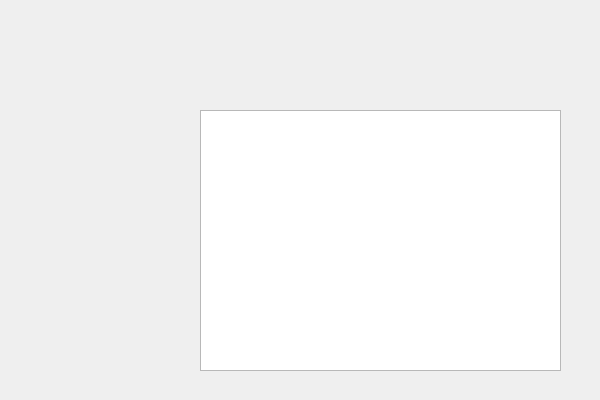
<?xml version="1.0" encoding="UTF-8"?>
<ui version="4.0">
 <class>QasTleDBClass</class>
 <widget class="QWidget" name="QasTleDBClass">
  <property name="geometry">
   <rect>
    <x>0</x>
    <y>0</y>
    <width>600</width>
    <height>400</height>
   </rect>
  </property>
  <property name="windowTitle">
   <string>QasTleDB</string>
  </property>
  <widget class="QTableView" name="tableWidget">
   <property name="enabled">
    <bool>true</bool>
   </property>
   <property name="geometry">
    <rect>
     <x>200</x>
     <y>110</y>
     <width>361</width>
     <height>261</height>
    </rect>
   </property>
   <property name="dragDropMode">
    <enum>QAbstractItemView::DragDrop</enum>
   </property>
   <property name="defaultDropAction">
    <enum>Qt::CopyAction</enum>
   </property>
   <property name="alternatingRowColors">
    <bool>true</bool>
   </property>
   <property name="showGrid">
    <bool>true</bool>
   </property>
   <property name="gridStyle">
    <enum>Qt::SolidLine</enum>
   </property>
   <property name="sortingEnabled">
    <bool>true</bool>
   </property>
  </widget>
 </widget>
 <layoutdefault spacing="6" margin="11"/>
 <resources>
  <include location="QasTleDB.qrc"/>
 </resources>
 <connections/>
</ui>
